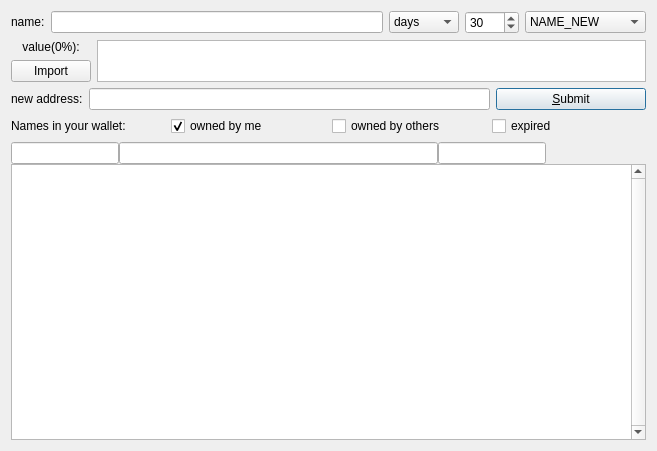
<?xml version="1.0" encoding="UTF-8"?>
<ui version="4.0">
 <class>ManageNamesPage</class>
 <widget class="QDialog" name="ManageNamesPage">
  <property name="geometry">
   <rect>
    <x>0</x>
    <y>0</y>
    <width>657</width>
    <height>451</height>
   </rect>
  </property>
  <property name="sizePolicy">
   <sizepolicy hsizetype="Preferred" vsizetype="Preferred">
    <horstretch>0</horstretch>
    <verstretch>0</verstretch>
   </sizepolicy>
  </property>
  <property name="windowTitle">
   <string>Manage Names</string>
  </property>
  <layout class="QVBoxLayout" name="verticalLayout_3">
   <item>
    <layout class="QHBoxLayout" name="horizontalLayout">
     <item>
      <widget class="QLabel" name="label_4">
       <property name="sizePolicy">
        <sizepolicy hsizetype="Preferred" vsizetype="Maximum">
         <horstretch>0</horstretch>
         <verstretch>0</verstretch>
        </sizepolicy>
       </property>
       <property name="text">
        <string>name:</string>
       </property>
       <property name="alignment">
        <set>Qt::AlignLeading|Qt::AlignLeft|Qt::AlignVCenter</set>
       </property>
      </widget>
     </item>
     <item>
      <widget class="QValidatedLineEdit" name="registerName">
       <property name="toolTip">
        <string>&lt;html&gt;&lt;head/&gt;&lt;body&gt;&lt;p&gt;Enter name.&lt;/p&gt;&lt;/body&gt;&lt;/html&gt;</string>
       </property>
       <property name="text">
        <string notr="true"/>
       </property>
      </widget>
     </item>
     <item>
      <widget class="QComboBox" name="txTimeTypeSelector">
       <property name="currentIndex">
        <number>0</number>
       </property>
       <item>
        <property name="text">
         <string>days</string>
        </property>
       </item>
       <item>
        <property name="text">
         <string>months</string>
        </property>
       </item>
       <item>
        <property name="text">
         <string>years</string>
        </property>
       </item>
      </widget>
     </item>
     <item>
      <widget class="QSpinBox" name="registerTimeUnits">
       <property name="toolTip">
        <string>&lt;html&gt;&lt;head/&gt;&lt;body&gt;&lt;p&gt;Set number of days that will be added to name expire time.&lt;/p&gt;&lt;/body&gt;&lt;/html&gt;</string>
       </property>
       <property name="maximum">
        <number>9999</number>
       </property>
       <property name="value">
        <number>30</number>
       </property>
      </widget>
     </item>
     <item>
      <widget class="QComboBox" name="txTypeSelector">
       <property name="currentIndex">
        <number>0</number>
       </property>
       <item>
        <property name="text">
         <string>NAME_NEW</string>
        </property>
       </item>
       <item>
        <property name="text">
         <string>NAME_UPDATE</string>
        </property>
       </item>
       <item>
        <property name="text">
         <string>NAME_DELETE</string>
        </property>
       </item>
      </widget>
     </item>
    </layout>
   </item>
   <item>
    <layout class="QHBoxLayout" name="horizontalLayout_3">
     <item>
      <layout class="QVBoxLayout" name="verticalLayout">
       <item>
        <widget class="QLabel" name="labelValue">
         <property name="sizePolicy">
          <sizepolicy hsizetype="Preferred" vsizetype="Maximum">
           <horstretch>0</horstretch>
           <verstretch>0</verstretch>
          </sizepolicy>
         </property>
         <property name="text">
          <string>value(0%):</string>
         </property>
         <property name="alignment">
          <set>Qt::AlignCenter</set>
         </property>
        </widget>
       </item>
       <item>
        <widget class="QPushButton" name="importValueButton">
         <property name="text">
          <string>Import</string>
         </property>
        </widget>
       </item>
      </layout>
     </item>
     <item>
      <widget class="QPlainTextEdit" name="registerValue">
       <property name="sizePolicy">
        <sizepolicy hsizetype="Expanding" vsizetype="Ignored">
         <horstretch>0</horstretch>
         <verstretch>0</verstretch>
        </sizepolicy>
       </property>
      </widget>
     </item>
    </layout>
   </item>
   <item>
    <layout class="QHBoxLayout" name="horizontalLayout_4">
     <item>
      <widget class="QLabel" name="labelAddress">
       <property name="enabled">
        <bool>true</bool>
       </property>
       <property name="sizePolicy">
        <sizepolicy hsizetype="Preferred" vsizetype="Maximum">
         <horstretch>0</horstretch>
         <verstretch>0</verstretch>
        </sizepolicy>
       </property>
       <property name="text">
        <string>new address:</string>
       </property>
       <property name="alignment">
        <set>Qt::AlignLeading|Qt::AlignLeft|Qt::AlignVCenter</set>
       </property>
      </widget>
     </item>
     <item>
      <widget class="QValidatedLineEdit" name="registerAddress">
       <property name="enabled">
        <bool>true</bool>
       </property>
       <property name="toolTip">
        <string>&lt;html&gt;&lt;head/&gt;&lt;body&gt;&lt;p&gt;Enter new owner address, or leave blank to keep current ownership.&lt;/p&gt;&lt;/body&gt;&lt;/html&gt;</string>
       </property>
       <property name="text">
        <string notr="true"/>
       </property>
      </widget>
     </item>
     <item>
      <widget class="QPushButton" name="submitNameButton">
       <property name="sizePolicy">
        <sizepolicy hsizetype="Fixed" vsizetype="Fixed">
         <horstretch>0</horstretch>
         <verstretch>0</verstretch>
        </sizepolicy>
       </property>
       <property name="minimumSize">
        <size>
         <width>150</width>
         <height>0</height>
        </size>
       </property>
       <property name="toolTip">
        <string>&lt;html&gt;&lt;head/&gt;&lt;body&gt;&lt;p&gt;This will send name_new or name_update transaction (if you already did name_new).&lt;/p&gt;&lt;/body&gt;&lt;/html&gt;</string>
       </property>
       <property name="layoutDirection">
        <enum>Qt::LeftToRight</enum>
       </property>
       <property name="text">
        <string>&amp;Submit</string>
       </property>
       <property name="icon">
        <iconset resource="../bitcoin.qrc">
         <normaloff>:/icons/send</normaloff>:/icons/send</iconset>
       </property>
       <property name="default">
        <bool>true</bool>
       </property>
      </widget>
     </item>
    </layout>
   </item>
   <item>
    <layout class="QHBoxLayout" name="horizontalLayout_5">
     <item>
      <widget class="QLabel" name="label_5">
       <property name="sizePolicy">
        <sizepolicy hsizetype="Preferred" vsizetype="Maximum">
         <horstretch>0</horstretch>
         <verstretch>0</verstretch>
        </sizepolicy>
       </property>
       <property name="text">
        <string>Names in your wallet:</string>
       </property>
       <property name="alignment">
        <set>Qt::AlignLeading|Qt::AlignLeft|Qt::AlignVCenter</set>
       </property>
       <property name="buddy">
        <cstring>tableView</cstring>
       </property>
      </widget>
     </item>
     <item>
      <widget class="QCheckBox" name="cbMyNames">
       <property name="text">
        <string>owned by me</string>
       </property>
       <property name="checked">
        <bool>true</bool>
       </property>
      </widget>
     </item>
     <item>
      <widget class="QCheckBox" name="cbOtherNames">
       <property name="text">
        <string>owned by others</string>
       </property>
      </widget>
     </item>
     <item>
      <widget class="QCheckBox" name="cbExpired">
       <property name="text">
        <string>expired</string>
       </property>
      </widget>
     </item>
    </layout>
   </item>
   <item>
    <layout class="QVBoxLayout" name="verticalLayout_2">
     <property name="spacing">
      <number>0</number>
     </property>
     <item>
      <layout class="QHBoxLayout" name="horizontalLayout_2">
       <property name="spacing">
        <number>0</number>
       </property>
       <item>
        <widget class="QValidatedLineEdit" name="nameFilter">
         <property name="sizePolicy">
          <sizepolicy hsizetype="Fixed" vsizetype="Fixed">
           <horstretch>0</horstretch>
           <verstretch>0</verstretch>
          </sizepolicy>
         </property>
         <property name="toolTip">
          <string>Enter part of name to search for</string>
         </property>
         <property name="text">
          <string notr="true"/>
         </property>
        </widget>
       </item>
       <item>
        <widget class="QValidatedLineEdit" name="valueFilter">
         <property name="toolTip">
          <string>Enter part of value to search for</string>
         </property>
         <property name="text">
          <string notr="true"/>
         </property>
        </widget>
       </item>
       <item>
        <widget class="QValidatedLineEdit" name="addressFilter">
         <property name="sizePolicy">
          <sizepolicy hsizetype="Fixed" vsizetype="Fixed">
           <horstretch>0</horstretch>
           <verstretch>0</verstretch>
          </sizepolicy>
         </property>
         <property name="toolTip">
          <string>Enter iTecoCoin address (or prefix of it)</string>
         </property>
         <property name="text">
          <string notr="true"/>
         </property>
        </widget>
       </item>
       <item>
        <spacer name="horizontalSpacer_ExpiresIn">
         <property name="orientation">
          <enum>Qt::Horizontal</enum>
         </property>
         <property name="sizeType">
          <enum>QSizePolicy::Fixed</enum>
         </property>
         <property name="sizeHint" stdset="0">
          <size>
           <width>100</width>
           <height>20</height>
          </size>
         </property>
        </spacer>
       </item>
      </layout>
     </item>
     <item>
      <widget class="QTableView" name="tableView">
       <property name="contextMenuPolicy">
        <enum>Qt::CustomContextMenu</enum>
       </property>
       <property name="toolTip">
        <string>Double-click name to copy all values</string>
       </property>
       <property name="verticalScrollBarPolicy">
        <enum>Qt::ScrollBarAlwaysOn</enum>
       </property>
       <property name="tabKeyNavigation">
        <bool>false</bool>
       </property>
       <property name="alternatingRowColors">
        <bool>true</bool>
       </property>
       <property name="selectionMode">
        <enum>QAbstractItemView::SingleSelection</enum>
       </property>
       <property name="selectionBehavior">
        <enum>QAbstractItemView::SelectRows</enum>
       </property>
       <property name="sortingEnabled">
        <bool>true</bool>
       </property>
       <attribute name="verticalHeaderVisible">
        <bool>false</bool>
       </attribute>
      </widget>
     </item>
    </layout>
   </item>
  </layout>
 </widget>
 <customwidgets>
  <customwidget>
   <class>QValidatedLineEdit</class>
   <extends>QLineEdit</extends>
   <header>qvalidatedlineedit.h</header>
  </customwidget>
 </customwidgets>
 <resources>
  <include location="../bitcoin.qrc"/>
 </resources>
 <connections/>
</ui>
